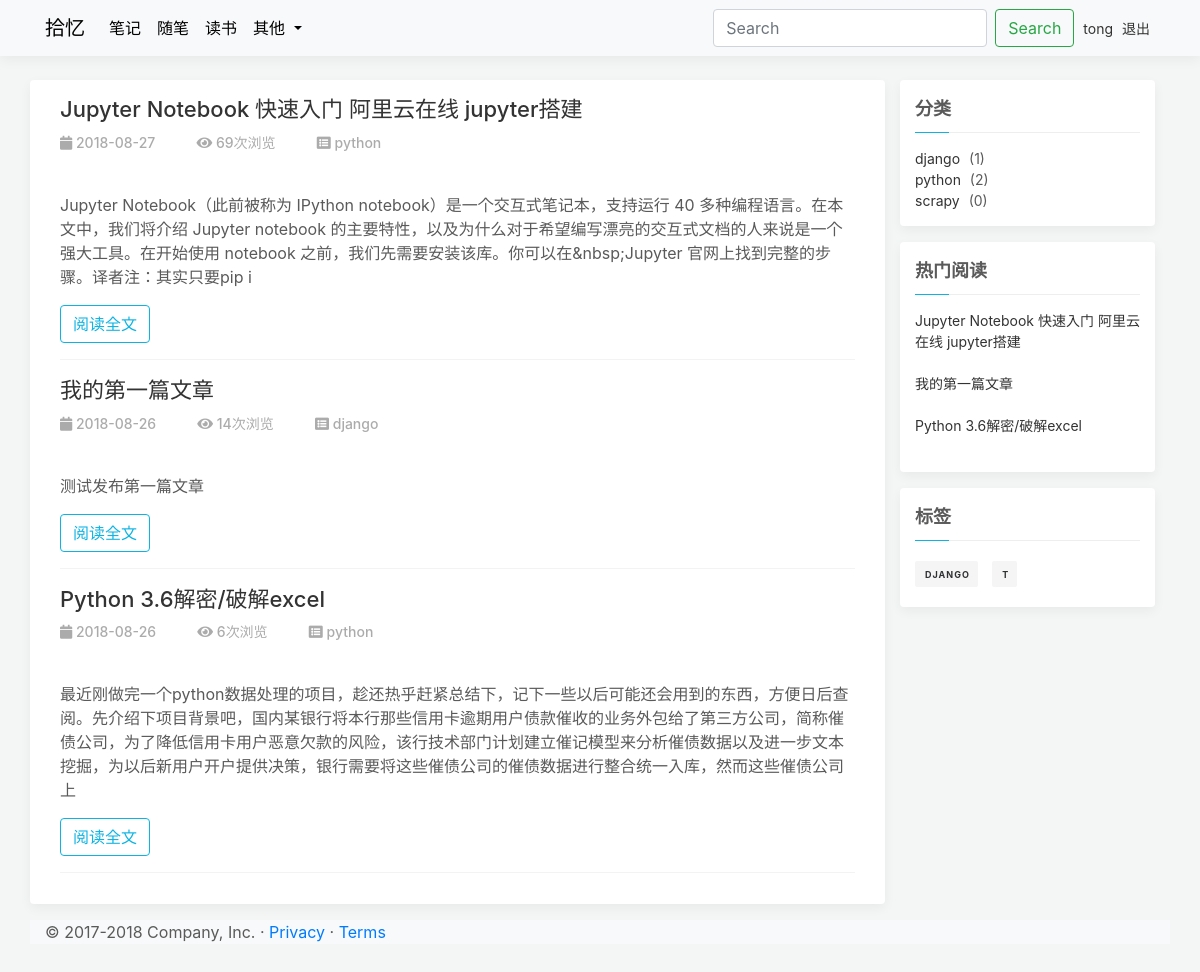
The app's page / (signed in) with its own data.
### apps/blog/models.py (models this page shows, shortened)
class Article(models.Model):
    STATUS_CHOICES = (
        ('d', '草稿'),
        ('p', '发表'),
    )
    title = models.CharField(verbose_name='标题', max_length=100)
    content = models.TextField(verbose_name='正文', blank=True, null=True)
    status = models.CharField(verbose_name='状态', max_length=1, choices=STATUS_CHOICES, default='p')
    views = models.PositiveIntegerField(verbose_name='浏览量', default=0)
    created_time = models.DateTimeField(verbose_name='创建时间', default=now)
    pub_time = models.DateTimeField(verbose_name='发布时间', blank=True, null=True)
    last_mod_time = models.DateTimeField(verbose_name='修改时间', default=now)
    category = models.ForeignKey(Category, verbose_name='分类', on_delete=models.CASCADE, blank=False, null=False)
    tags = models.ManyToManyField(Tag, verbose_name='标签集合', blank=True)
    class Meta:
        ordering = ['-pub_time']  # 按文章创建日期降序
        verbose_name = '文章'  # 指定后台显示模型名称
        verbose_name_plural = '文章列表'  # 指定后台显示模型复数名称
        db_table = 'article'  # 数据库表名
        get_latest_by = 'created_time'

class Category(models.Model):
    name = models.CharField(verbose_name='类别名称', max_length=64)
    created_time = models.DateTimeField(verbose_name='创建时间', default=now)
    last_mod_time = models.DateTimeField(verbose_name='修改时间', default=now)
    class Meta:
        ordering = ['name']
        verbose_name = "类别名称"
        verbose_name_plural = '分类列表'
        db_table = "category"  # 数据库表名
    def __str__(self):
        return self.name

class Tag(models.Model):
    name = models.CharField(verbose_name='标签名', max_length=64)
    created_time = models.DateTimeField(verbose_name='创建时间', default=now)
    last_mod_time = models.DateTimeField(verbose_name='修改时间', default=now)
    def __str__(self):
        return self.name
    class Meta:
        ordering = ['name']
        verbose_name = '标签名称'  # 指定后台显示模型名称
        verbose_name_plural = '标签列表'  # 指定后台显示模型复数名称
        db_table = "tag"  # 数据库表名

### apps/blog/views.py (the view)
# urls.py: 2. Add a URL to urlpatterns:  path('', views.home, name='home')
def home(request):  # 主页
    posts = Article.objects.all()  # 获取全部的Article对象
    paginator = Paginator(posts, settings.PAGE_NUM)  # 每页显示数量，对应settings.py中的PAGE_NUM
    page = request.GET.get('page')  # 获取URL中page参数的值
    try:
        post_list = paginator.page(page)
    except PageNotAnInteger:
        post_list = paginator.page(1)
    except EmptyPage:
        post_list = paginator.page(paginator.num_pages)
    return render(request, 'home.html',
                  {'post_list': post_list, 'category_list': categories, 'hot_articles': hot_articles, 'tag_list': tags})

### templates/home.html (shortened to what this page needs)
{% extends '_base.html' %}
{% load static %}
{% block head %}
    <link rel="stylesheet" type="text/css" href="{% static 'css/home.css' %}"/>
{% endblock %}
{% block content %}
    <div class="container">
        <div class="row">
            <div class="col-md-9 tyq-box">
                <div class="container">
                    {% for post in post_list %}
                        <article class="tyq-post">
                            <div class="post-header">
                                <h4 class="post-title"><a href="{% url 'detail' id=post.id %}"
                                                          style="text-decoration: none">{{ post.title }}</a></h4>
                                <ul class="tyq-ul post-meta">
                                    <li><i class="fa fa-calendar"
                                           aria-hidden="true"></i>&nbsp;{{ post.pub_time |date:'Y-m-d' }}&nbsp;&nbsp;
                                    </li>
                                    <li><i class="fa fa-eye" aria-hidden="true"></i>&nbsp;{{ post.views }}次浏览&nbsp;&nbsp;
                                    </li>
                                    <li><i class="fa fa-list-alt"></i>&nbsp;{{ post.category }}&nbsp;&nbsp;
                                    </li>
                                </ul>
                            </div>
                            <div class="post-preview">
                            </div>
                            <div class="post-content">
                                <p>
                                    {{ post.content|striptags|truncatechars:200 }}
                                </p>
                            </div>
                            <div><a href="{% url 'detail' id=post.id %}" class="btn btn-outline-custom ">阅读全文 </a>
                            </div>
                        </article>
                    {% endfor %}
                </div>
            </div>
            <div class="col-md-3">
                <div class="tyq-box">
                    <div class="tyq-title ">分类</div>
                    <ul class="tyq-ul">
                        {% for category in category_list %}
                            <li><a href ="{% url 'category_menu' category.id%}">{{ category }}</a> ({{ category.article_set.all.count }})</li>
                        {% endfor %}
                    </ul>
                </div>
            <div class="tyq-box mt-3">
                    <div class="tyq-title">热门阅读</div>
                    <ul class="tyq-ul">
                               {% for article in hot_articles %}
                        <li>
                            <a href="{% url 'detail' id=article.id %}"
                               style="text-decoration: none">{{article.title }}</a>
                        </li>
                                   <br>
                    {% empty %}
                        暂无热门阅读！
                    {% endfor %}
                    </ul>
                </div>
                <div class="tyq-box  mt-3">
                    <div class="tyq-title">标签</div>
                    <div class="tyq-tag">
                        {% for  tag in tag_list  %}
                 <a href="{% url 'search_tag' tag %}">{{ tag }}</a>
                                {% endfor %}
                    </div>
                </div>
            </div>
        </div>
    </div>
{% endblock %}

### templates/_header.html (shortened to what this page needs)
<header>
    <nav class="navbar navbar-expand-md bg-light navbar-light fixed-top  tyq-nav">
        <div class="container">
            <a class="navbar-brand" href="/">
                拾忆</a>
            <div class="collapse navbar-collapse" id="navbarCollapse">
                <ul class="navbar-nav mr-auto">
                    <li class="nav-item active">
                        <a class="nav-link" href="/">笔记 <span class="sr-only">(current)</span></a>
                    </li>
                    <li class="nav-item">
                        <a class="nav-link" href="#">随笔</a>
                    </li>
                    <li class="nav-item">
                        <a class="nav-link disabled" href="#">读书</a>
                    </li>
                    <li class="nav-item dropdown">
                        <a class="nav-link dropdown-toggle" href="#" id="navbardrop" data-toggle="dropdown">
                            其他
                        </a>
                    </li>
                </ul>
                <form class="form-inline mt-2 mt-md-0">
                    <input class="form-control mr-sm-2" type="text" placeholder="Search" aria-label="Search">
                    <button class="btn btn-outline-success my-2 my-sm-0" type="submit">Search</button>
                </form>
                <ul class="tyq-ul">
                    <li>
                        {% if request.user.is_authenticated %}
                            <a href="#">{{ user.username }}</a>
                            <a href="{% url 'blog_logout' %}">退出</a>
                        {% else %}
                            <a href="{% url 'blog_login' %}">登录</a>
                            <a href="{% url 'blog_register' %}">注册</a>
                        {% endif %}
                    </li>
                </ul>
            </div>
        </div>
    </nav>
</header>

### static/css/base.css (style rules this page uses)
body { padding-top: 5rem; padding-bottom: 3rem; color: #5a5a5a; line-height: 1.5; background: #f4f5f5; }
.tyq-nav { box-shadow: 0 0.25rem 0.75rem rgba(0, 0, 0, .05); }
.navbar-brand,.nav-link { color: black !important; }
.tyq-ul { list-style: none !important; margin: 0; padding: 0; font-size: 14px; }
.tyq-ul a { color: #333333; margin-right: 5px; transition: all 0.5s; text-decoration: none !important; outline: none !important; }

### static/css/home.css (style rules this page uses)
.tyq-title { font-weight: 600; text-transform: uppercase; position: relative; font-size: 18px; }
.tyq-title::before { content: ""; display: block; position: absolute; bottom: 0; width: 100%; border-bottom: 1px solid #eee; }
.tyq-title::after { content: ""; display: block; position: relative; z-index: 1; bottom: 0; width: 15%; border-bottom: 1px solid #0db3e3; margin: 10px auto 15px 0px; }
.tyq-tag > a { background: #f5f5f5; border-radius: 2px; color: #303133; font-weight: 700; display: inline-block; font-size: 9px; letter-spacing: 1px; margin: 5px 10px 5px 0; padding: 7px 8px 5px 10px; text-transform: uppercase; transition: all 0.5s; }
.tyq-box { background: #ffffff; padding: 15px; box-shadow: 0 0.25rem 0.75rem rgba(0, 0, 0, .05) !important; border-radius: .25rem!important; margin-bottom: 1rem }
.tyq-post { border-bottom: 1px solid rgba(238, 238, 238, .7); padding-bottom: 1rem; margin-bottom: 1rem; }
.tyq-post a { transition: all .3s ease-out; text-decoration: none !important; outline: none !important; }
.post-title a { font-size: 22px; color: #333; }
.post-header { margin-bottom: .5rem; }
.post-meta { opacity: .5 !important; font-weight: 500; }
.post-meta > li { display: inline-block; margin-right: 30px; font-size: 14px; }
.btn-outline-custom.active,.btn-outline-custom:hover, .btn-outline-custom:active,.show>.btn-outline-custom.dropdown-toggle,.btn-outline-custom { border-color: #0db3e3; color: #0db3e3 ; }
.post-content { margin-top: .5rem; }

### records on screen
Article: title "Jupyter Notebook 快速入门 阿里云在线 jupyter搭建", pub_time "2018-08-27", views "69", category "python", content "Jupyter Notebook（此前被称为 IPython notebook）是一个交互式笔记本，支持运行 40 多种编程语言。在本文中，我们将介绍 Jupyter notebook 的主要特性，以及为什么对于希望编写漂亮的交互式文档的人来说是一个强大工具。在开始使用 notebook 之前，我们先需要安装该库。你可以在&nbsp;Jupyter 官网上找到完整的步骤。译者注：其实只要pip i"
Article: title "我的第一篇文章", pub_time "2018-08-26", views "14", category "django", content "测试发布第一篇文章"
Article: title "Python 3.6解密/破解excel", pub_time "2018-08-26", views "6", category "python", content "最近刚做完一个python数据处理的项目，趁还热乎赶紧总结下，记下一些以后可能还会用到的东西，方便日后查阅。先介绍下项目背景吧，国内某银行将本行那些信用卡逾期用户债款催收的业务外包给了第三方公司，简称催债公司，为了降低信用卡用户恶意欠款的风险，该行技术部门计划建立催记模型来分析催债数据以及进一步文本挖掘，为以后新用户开户提供决策，银行需要将这些催债公司的催债数据进行整合统一入库，然而这些催债公司上"
Category: name "django", article_set.all.count "1"
Category: name "python", article_set.all.count "2"
Category: name "scrapy", article_set.all.count "0"
Tag: name "DJANGO"
Tag: name "T"

### other values on screen
{{ user.username }} "tong"
